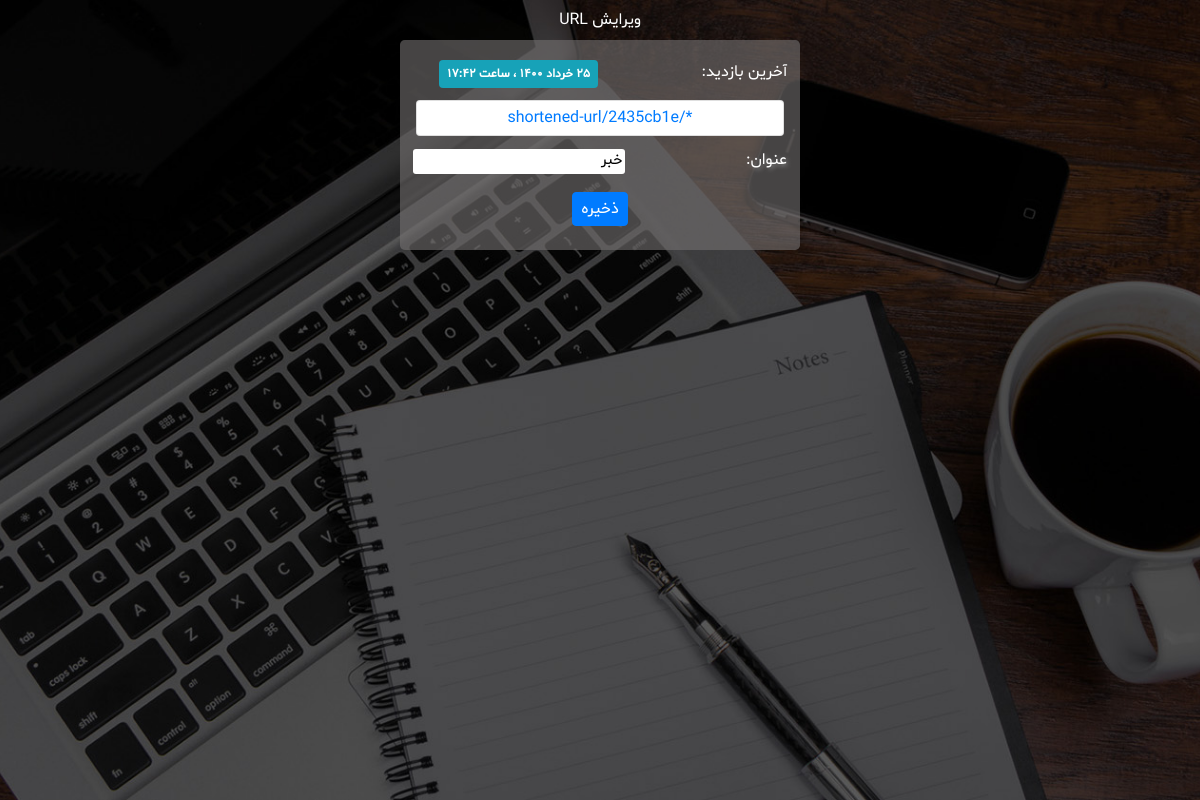
The app's page /edit-url/2435cb1e?next=/ (signed in), older data.
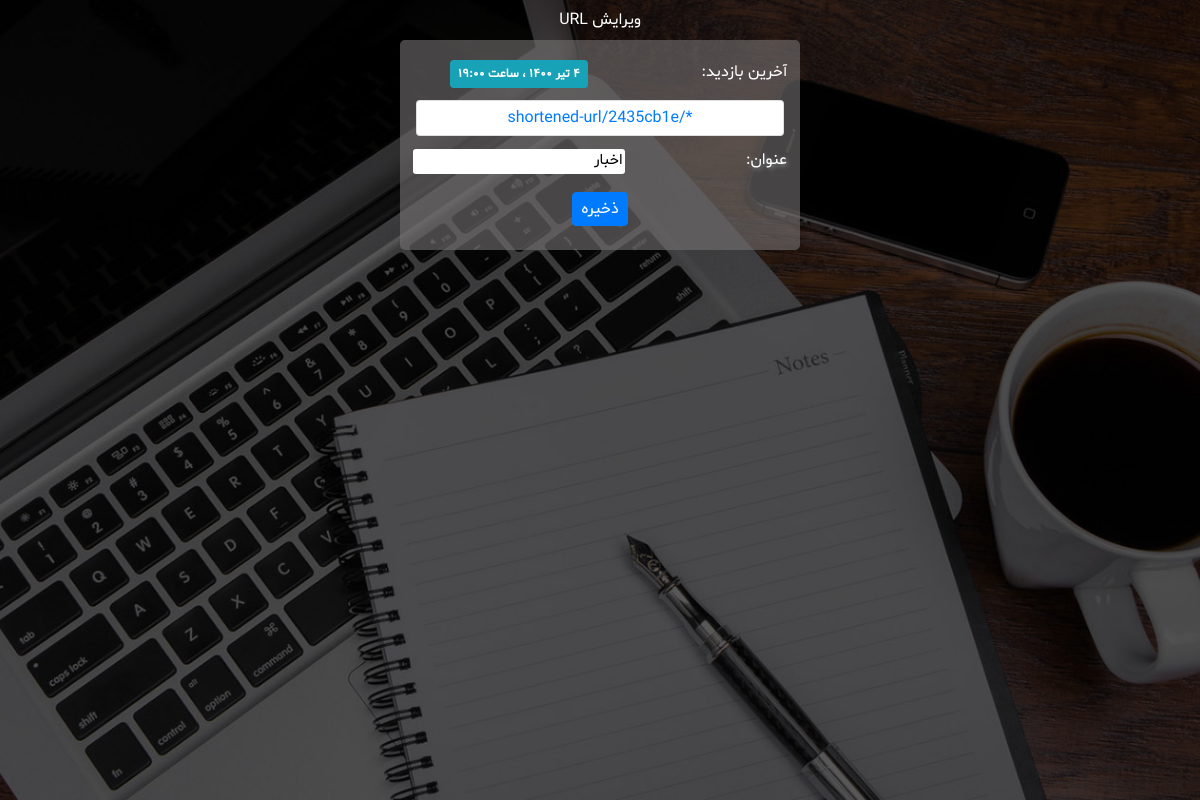
The same page, newer data.
### URLshortener/models.py (models this page shows, shortened)
class URL(models.Model):
    label = models.CharField(blank=True, max_length=30, verbose_name='عنوان')
    address = models.URLField(max_length=512, verbose_name='نشانی اینترنتی')
    slug = models.SlugField(max_length=8, unique=True, verbose_name='اسلاگ')
    visits = models.PositiveIntegerField(default=0, verbose_name='تعداد بازدید ها')
    created = models.DateTimeField(auto_now_add=True, verbose_name='تاریخ ایجاد')
    last_visit = models.DateTimeField(default=timezone.now, verbose_name='آخرین بازدید')
    author = models.ForeignKey(User, on_delete=models.CASCADE, related_name='urls',
                               verbose_name='ایجاد کننده')
    def last_visit_jalali(self):
        return datetime_to_jalali_str(self.last_visit)
    last_visit_jalali.short_description = 'آخرین بازدید'
    def created_jalali(self):
        return datetime_to_jalali_str(self.created)
    created_jalali.short_description = 'تاریخ ایجاد'
    def __str__(self):
        host = settings.ALLOWED_HOSTS[0] if settings.ALLOWED_HOSTS else 'localhost:8000'
        return '{}/shortened-url/{}'.format(host, self.slug)
    class Meta:
        verbose_name = 'نشانی اینترنتی'
        verbose_name_plural = 'نشانی های اینترنتی'

### URLshortener/views.py (the view, shortened to what this page needs)
# urls.py: path('edit-url/<slug:slug>', views.EditURLView.as_view(), name='edit-url'),
class EditURLView(LoginRequiredMixin, UpdateView):
    template_name = 'URLshortener/edit_url.html'
    model = URL
    fields = ['label']
    def get_object(self):
        return get_object_or_404(URL, slug=self.kwargs['slug'], author=self.request.user)

### extensions/jalali.py (called while the page is built)
    def persian_tuple(self):
        return self.persian_year, self.persian_month, self.persian_day

### extensions/time_utils.py (called while the page is built)
def numbers_to_persian(string):
    en_to_fa = {
        '0': '۰',
        '1': '۱',
        '2': '۲',
        '3': '۳',
        '4': '۴',
        '5': '۵',
        '6': '۶',
        '7': '۷',
        '8': '۸',
        '9': '۹',
    }
    for en, fa in en_to_fa.items():
        string = string.replace(en, fa)
    return string

def datetime_to_jalali_str(time):
    jalali_month = (
        'فروردین',
        'اردیبهشت',
        'خرداد',
        'تیر',
        'مرداد',
        'شهریور',
        'مهر',
        'آبان',
        'آذر',
        'دی',
        'بهمن',
        'اسفند'
    )
    time = timezone.localtime(time)
    year, month, day = jalali.Gregorian(time.year, time.month, time.day).persian_tuple()
    jalali_to_str = '{} {} {} ، ساعت {:02d}:{:02d}'.format(
        day,
        jalali_month[month-1],
        year,
        time.hour,
        time.minute
    )
    return numbers_to_persian(jalali_to_str)

### templates/URLshortener/edit_url.html (shortened to what this page needs)
{% extends 'URLshortener/base_form.html' %}
{% load static %}
{% block form_title %} ویرایش URL {% endblock %}
{% block form_id %}edit-url{% endblock %}
{% block form_action %}{% url 'URLshortener:edit-url' form.instance.slug %}?next={{request.GET.next}}{% endblock %}
{% block submit_value %} ذخیره {% endblock %}
{% block info %}
    <div class='row p-1'>
        <div class='col-sm-5 text-right text-white px-2'>آخرین بازدید:</div>
        <div class='col-sm-7 text-center px-2'>
            <span class='badge badge-info p-2'>{{ form.instance.last_visit_jalali }}</span>
        </div>
    </div>
    <div class='text-center card p-1 my-2'>
        <a class='btn btn-link btn-block p-0 m-0' href="{% url 'URLshortener:shortened-url' form.instance.slug %}">
            {{ form.instance }}
        </a>
    </div>
{% endblock %}

### templates/URLshortener/base_form.html (shortened to what this page needs)
<!DOCTYPE html>
{% load static %}
<html>
<head>
    <link rel="stylesheet" href="https://maxcdn.bootstrapcdn.com/bootstrap/4.5.2/css/bootstrap.min.css">
	<link rel='stylesheet' href="{% static 'URLshortener/css/fonts.css' %}">
	<link rel='stylesheet' href="{% static 'URLshortener/css/base_form.css' %}">
</head>
<body>
	<main>
		<div class='text-white text-center p-2 container'>{% block form_title %} {% endblock %}</div>
		<div class='form-div p-2 mx-auto rounded-lg'>
		{% block form_body %}
			<form id='{% block form_id %}{% endblock %}' class='mx-auto p-2'
				method='post' action="{% block form_action %}{% endblock %}"
				enctype="{% block form_enctype %}application/x-www-form-urlencoded{% endblock %}">
				{% block info %}
				{% endblock %}
				{% for field in form.visible_fields %}
					<div class='row p-1'>
						<div class='col-sm-5 text-right px-2'>{{ field.label_tag }}</div>
						<div class='col-sm-7 text-center px-2'>{{ field }}</div>
					</div>
				{% endfor %}
				<div class='text-center p-2'>
					{% block submit_btn %}
					<button id='submit' type='submit' class='btn btn-primary py-1 px-2'>
						{% block submit_value %}{% endblock %}
					</button>
					{% endblock %}
				</div>
			</form>
		{% endblock %}
		</div>
	</main>
</body>
</html>

### static/URLshortener/css/base_form.css (style rules this page uses)
body { direction: rtl; font-family: Shabnam; }
main { background-image: url('../images/site_bg.jpg'); background-size: cover; background-repeat: no-repeat; background-position: center; min-height: 100vh; }
div.form-div { max-width: 400px; background-color: #7471719a; }
div.form-div label { color: white; text-shadow: 2px 2px 4px grey; }
input, textarea { width: 100%; font-size: 15px; border: none; border-radius: 3px; }

Row changes from the older to the newer data that the page shows:
changed URL "*/shortened-url/2435cb1e": instance.last_visit_jalali "۲۵ خرداد ۱۴۰۰ ، ساعت ۱۷:۴۲" → "۴ تیر ۱۴۰۰ ، ساعت ۱۹:۰۰"; label "خبر" → "اخبار"
